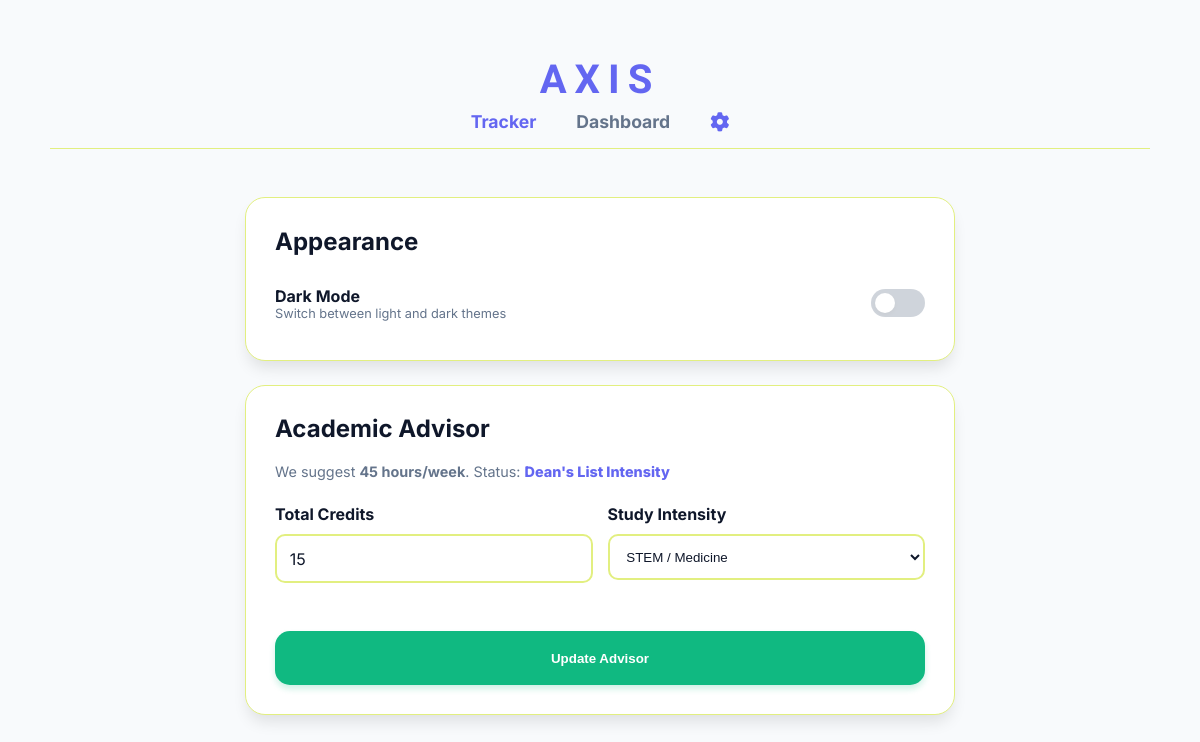
The app's page /settings, older data.
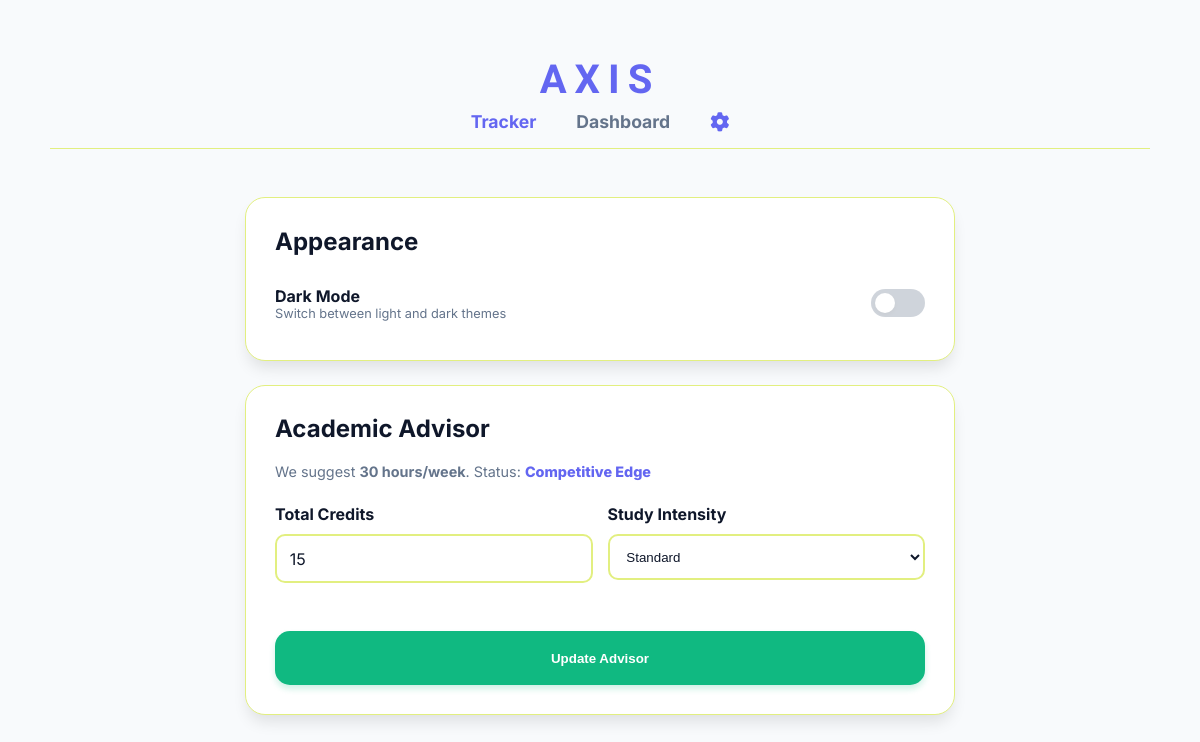
The same page, newer data.
### tables this page shows
CREATE TABLE settings (
            id INTEGER PRIMARY KEY AUTOINCREMENT,
            theme TEXT DEFAULT 'light',
            credits INTEGER DEFAULT 15,
            intensity TEXT DEFAULT 'Standard',
            weekly_goal INTEGER DEFAULT 20
        );

### app.py (the view, shortened to what this page needs)
@app.route("/settings", methods=["GET", "POST"])
def settings():
    conn = sqlite3.connect("database.db")
    cursor = conn.cursor()
    cursor.execute("SELECT theme, credits, intensity, weekly_goal FROM settings WHERE id=1")
    user_settings = cursor.fetchone()
    conn.close()
    if not user_settings:
        user_settings = ('light', 0, 'Standard', 20)
    _, bracket = calculate_recommendation(user_settings[1], user_settings[2])
    return render_template("settings.html",
                           settings=user_settings,
                           bracket=bracket,
                           theme=user_settings[0])

### logic/advisor.py (called while the page is built)
def calculate_recommendation(credits, intensity):
    multiplier = 2
    if intensity == "STEM":
        multiplier = 3
    elif intensity == "Finals Week":
        multiplier = 4
    elif intensity == "Light":
        multiplier = 1.5
    suggested_hours = credits * multiplier
    if suggested_hours <= 15:
        bracket = "Maintaining Pace"
    elif suggested_hours <= 30:
        bracket = "Competitive Edge"
    else:
        bracket = "Dean's List Intensity"
    return suggested_hours, bracket

### templates/settings.html (shortened to what this page needs)
<!DOCTYPE html>
<html lang="en">
<head>
    <link rel="stylesheet" href="{{ url_for('static', filename='style.css') }}">
    <link rel="stylesheet" href="https://cdnjs.cloudflare.com/ajax/libs/font-awesome/6.4.0/css/all.min.css">
</head>
<body>
    <div class="container" style="padding: 2.5rem; position: relative;">
        <div style="display: flex; flex-direction: column; align-items: center; margin-bottom: 3rem; padding: 1rem 0; border-bottom: 1px solid var(--border-color);">
            <h1 style="margin: 0; font-family: 'Arimo', sans-serif; font-size: 2.5rem; color: var(--primary); text-transform: uppercase; letter-spacing: 0.5rem; font-weight: 900;">
                AXIS
            </h1>
            <nav style="display: flex; gap: 2.5rem; margin-top: 0.5rem; align-items: center;">
                <a href="/" style="text-decoration: none; font-weight: 700; color: var(--primary); font-size: 1.1rem;">
                    Tracker
                </a>
                <a href="/dashboard" style="text-decoration: none; font-weight: 700; color: var(--text-muted); font-size: 1.1rem;">
                    Dashboard
                </a>
                <a href="/settings" class="settings-link" title="Settings" style="text-decoration: none;">
                    <i class="fa-solid fa-gear"></i>
                </a>
            </nav>
        </div>
        <div class="card" style="max-width: 650px; margin: 0 auto 1.5rem auto;">
            <h2 style="margin-top:0;">Appearance</h2>
            <div style="display: flex; justify-content: space-between; align-items: center; padding: 10px 0;">
                <div>
                    <label style="font-weight: 700; color: var(--text-main);">Dark Mode</label>
                    <p style="margin: 0; font-size: 0.8rem; color: var(--text-muted);">Switch between light and dark themes</p>
                </div>
                <label class="switch">
                    <span class="slider"></span>
                </label>
            </div>
        </div>
        <div class="card" style="max-width: 650px; margin: 0 auto;">
            <h2 style="margin-top:0;">Academic Advisor</h2>
            <p style="font-size: 0.9rem; color: var(--text-muted); margin-bottom: 1.5rem;">
                We suggest <strong>{{ settings[3] }} hours/week</strong>.
                Status: <span style="color: var(--primary); font-weight: 800;">{{ bracket }}</span>
            </p>
            <form action="/settings" method="POST">
                <div style="display: grid; grid-template-columns: 1fr 1fr; gap: 15px;">
                    <div class="form-group">
                        <label>Total Credits</label>
                        <input type="number" name="credits" value="{{ settings[1] }}" style="background: var(--card-bg); color: var(--text-main); border: 2px solid var(--border-color); padding: 0.8rem; border-radius: 10px;">
                    </div>
                    <div class="form-group">
                        <label>Study Intensity</label>
                        <select name="intensity" class="input-style" style="padding: 0.8rem; border-radius: 10px; background: var(--card-bg); color: var(--text-main); border: 2px solid var(--border-color);">
                            <option value="Standard" {{ 'selected' if settings[2] == 'Standard' }}>Standard</option>
                            <option value="STEM" {{ 'selected' if settings[2] == 'STEM' }}>STEM / Medicine</option>
                        </select>
                    </div>
                </div>
                <button type="submit" class="btn-save" style="width: 100%; margin-top: 1.5rem;">Update Advisor</button>
            </form>
        </div>
    </div>
</body>
</html>

### static/style.css (style rules this page uses)
:root { --primary: #6366f1; --primary-light: #eef2ff; --success: #10b981; --bg: #f8fafc; --card-bg: #ffffff; --text-main: #0f172a; --text-muted: #64748b; --radius: 20px; --shadow-sm: 0 4px 6px -1px rgba(0, 0, 0, 0.1); --shadow-md: 0 10px 15px -3px rgba(0, 0, 0, 0.1); --shadow-lg: 0 20px 25px -5px rgba(0, 0, 0, 0.15); --border-color: #e2ef80; }
body { background-color: var(--bg); color: var(--text-main); font-family: 'Inter', sans-serif; margin: 0; padding: 0; transition: background-color 0.3s ease, color 0.3s ease; }
h1, h2, h3, h4 { color: var(--text-main); transition: color 0.3s ease; }
.container { max-width: 1100px; margin: 0 auto; }
.card { background: var(--card-bg); padding: 1.8rem; border-radius: var(--radius); box-shadow: var(--shadow-md); border: 1px solid var(--border-color); transition: all 0.3s cubic-bezier(0.4, 0, 0.2, 1); }
.form-group { margin-bottom: 1.5rem; display: flex; flex-direction: column; }
.form-group label { margin-bottom: 0.6rem; font-weight: 700; color: var(--text-main); }
input { padding: 1rem; border: 2px solid #e2e8f0; border-radius: 12px; font-family: inherit; font-size: 1rem; outline: none; transition: all 0.2s; }
.btn-save { background: var(--success); color: white; border: none; padding: 1.2rem; border-radius: 15px; font-weight: 800; cursor: pointer; transition: all 0.2s; box-shadow: 0 4px 6px rgba(16, 185, 129, 0.2); }
.switch { position: relative; display: inline-block; width: 54px; height: 28px; }
.slider { position: absolute; cursor: pointer; top: 0; left: 0; right: 0; bottom: 0; background-color: var(--text-muted); opacity: 0.3; transition: .4s; border-radius: 34px; }
.slider:before { position: absolute; content: ""; height: 20px; width: 20px; left: 4px; bottom: 4px; background-color: white; transition: .4s; border-radius: 50%; box-shadow: 0 2px 4px rgba(0,0,0,0.2); }
.settings-link { font-size: 1.2rem; display: flex; align-items: center; transition: color 0.3s ease; }
.settings-link i { transition: transform 0.6s cubic-bezier(0.4, 0, 0.2, 1); }
.settings-link[href="/settings"] i { color: var(--primary); }
.card h2, .card h1, .card h4 { color: var(--text-main) !important; }
.container h2 { color: var(--text-main); }

Row changes from the older to the newer data that the page shows:
changed settings: weekly_goal "45" → "30"
Text that changed along with them:
{{ bracket }}: "Dean's List Intensity" → "Competitive Edge"
form field intensity: "STEM / Medicine" → "Standard"
